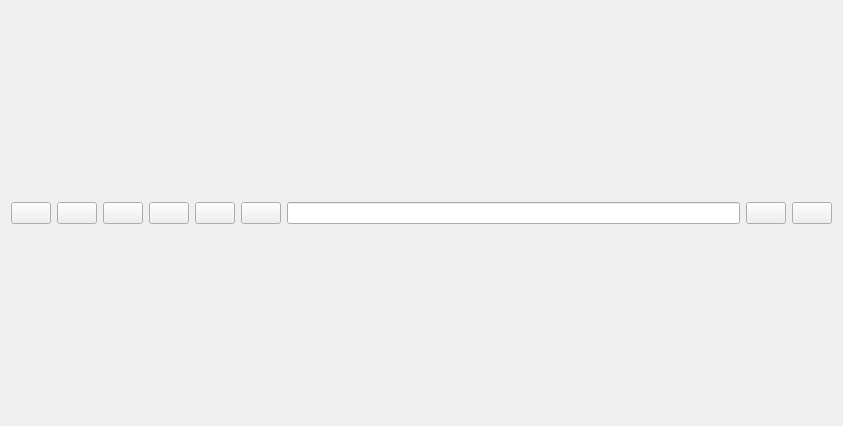
<?xml version="1.0" encoding="UTF-8"?>
<ui version="4.0">
 <class>DirectoryWidget</class>
 <widget class="QWidget" name="DirectoryWidget">
  <property name="geometry">
   <rect>
    <x>0</x>
    <y>0</y>
    <width>843</width>
    <height>426</height>
   </rect>
  </property>
  <property name="windowTitle">
   <string>Form</string>
  </property>
  <layout class="QVBoxLayout" name="verticalLayout">
   <item>
    <layout class="QHBoxLayout" name="horizontalLayout">
     <item>
      <widget class="QPushButton" name="newTab">
       <property name="toolTip">
        <string>New Tab</string>
       </property>
       <property name="text">
        <string/>
       </property>
       <property name="icon">
        <iconset resource="../../resources.qrc">
         <normaloff>:/ui/media/file/new_tab.png</normaloff>:/ui/media/file/new_tab.png</iconset>
       </property>
       <property name="iconSize">
        <size>
         <width>24</width>
         <height>24</height>
        </size>
       </property>
      </widget>
     </item>
     <item>
      <widget class="QPushButton" name="back">
       <property name="toolTip">
        <string>Back</string>
       </property>
       <property name="text">
        <string/>
       </property>
       <property name="icon">
        <iconset resource="../../resources.qrc">
         <normaloff>:/ui/media/file/back.png</normaloff>:/ui/media/file/back.png</iconset>
       </property>
       <property name="iconSize">
        <size>
         <width>24</width>
         <height>24</height>
        </size>
       </property>
      </widget>
     </item>
     <item>
      <widget class="QPushButton" name="next">
       <property name="toolTip">
        <string>Next</string>
       </property>
       <property name="text">
        <string/>
       </property>
       <property name="icon">
        <iconset resource="../../resources.qrc">
         <normaloff>:/ui/media/file/next.png</normaloff>:/ui/media/file/next.png</iconset>
       </property>
       <property name="iconSize">
        <size>
         <width>24</width>
         <height>24</height>
        </size>
       </property>
      </widget>
     </item>
     <item>
      <widget class="QPushButton" name="up">
       <property name="toolTip">
        <string>Up</string>
       </property>
       <property name="text">
        <string/>
       </property>
       <property name="icon">
        <iconset resource="../../resources.qrc">
         <normaloff>:/ui/media/file/up.png</normaloff>:/ui/media/file/up.png</iconset>
       </property>
       <property name="iconSize">
        <size>
         <width>24</width>
         <height>24</height>
        </size>
       </property>
      </widget>
     </item>
     <item>
      <widget class="QPushButton" name="reload">
       <property name="toolTip">
        <string>Refresh</string>
       </property>
       <property name="text">
        <string/>
       </property>
       <property name="icon">
        <iconset resource="../../resources.qrc">
         <normaloff>:/ui/media/file/reload.png</normaloff>:/ui/media/file/reload.png</iconset>
       </property>
       <property name="iconSize">
        <size>
         <width>24</width>
         <height>24</height>
        </size>
       </property>
      </widget>
     </item>
     <item>
      <widget class="QPushButton" name="home">
       <property name="toolTip">
        <string>Home</string>
       </property>
       <property name="text">
        <string/>
       </property>
       <property name="icon">
        <iconset resource="../../resources.qrc">
         <normaloff>:/ui/media/file/home.png</normaloff>:/ui/media/file/home.png</iconset>
       </property>
       <property name="iconSize">
        <size>
         <width>24</width>
         <height>24</height>
        </size>
       </property>
      </widget>
     </item>
     <item>
      <widget class="QLineEdit" name="url"/>
     </item>
     <item>
      <widget class="QPushButton" name="detach">
       <property name="toolTip">
        <string>Detach</string>
       </property>
       <property name="text">
        <string/>
       </property>
       <property name="icon">
        <iconset resource="../../resources.qrc">
         <normaloff>:/ui/media/file/detach.png</normaloff>:/ui/media/file/detach.png</iconset>
       </property>
       <property name="iconSize">
        <size>
         <width>24</width>
         <height>24</height>
        </size>
       </property>
      </widget>
     </item>
     <item>
      <widget class="QPushButton" name="close">
       <property name="toolTip">
        <string>Close</string>
       </property>
       <property name="text">
        <string/>
       </property>
       <property name="icon">
        <iconset resource="../../resources.qrc">
         <normaloff>:/ui/media/file/close.png</normaloff>:/ui/media/file/close.png</iconset>
       </property>
       <property name="iconSize">
        <size>
         <width>24</width>
         <height>24</height>
        </size>
       </property>
      </widget>
     </item>
    </layout>
   </item>
  </layout>
 </widget>
 <resources>
  <include location="../../resources.qrc"/>
 </resources>
 <connections/>
</ui>
